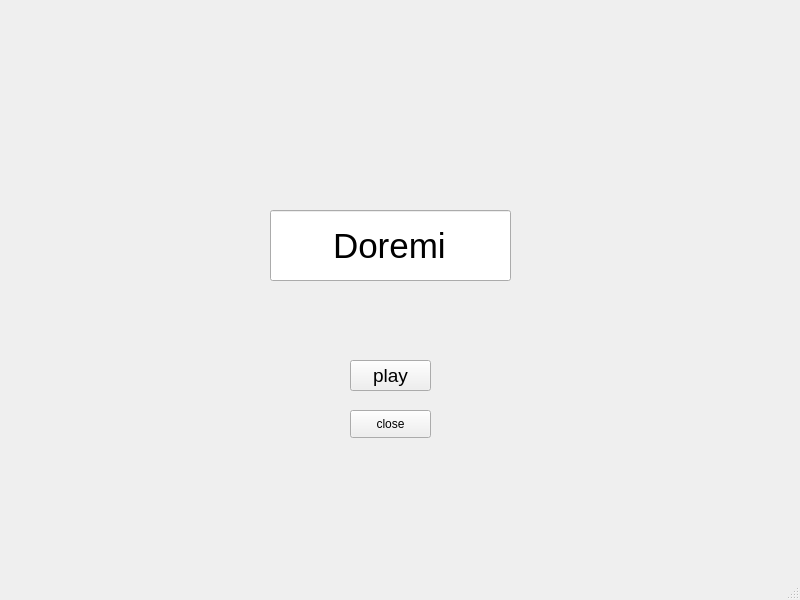
<?xml version="1.0" encoding="UTF-8"?>
<ui version="4.0">
 <class>MainWindow</class>
 <widget class="QMainWindow" name="MainWindow">
  <property name="geometry">
   <rect>
    <x>0</x>
    <y>0</y>
    <width>800</width>
    <height>600</height>
   </rect>
  </property>
  <property name="windowTitle">
   <string>MainWindow</string>
  </property>
  <widget class="QWidget" name="centralwidget">
   <widget class="QLineEdit" name="lineEdit">
    <property name="geometry">
     <rect>
      <x>270</x>
      <y>210</y>
      <width>241</width>
      <height>71</height>
     </rect>
    </property>
    <property name="font">
     <font>
      <pointsize>26</pointsize>
     </font>
    </property>
    <property name="text">
     <string>Doremi</string>
    </property>
    <property name="alignment">
     <set>Qt::AlignCenter</set>
    </property>
   </widget>
   <widget class="QPushButton" name="pushButton">
    <property name="geometry">
     <rect>
      <x>350</x>
      <y>360</y>
      <width>81</width>
      <height>31</height>
     </rect>
    </property>
    <property name="font">
     <font>
      <pointsize>14</pointsize>
     </font>
    </property>
    <property name="text">
     <string>play</string>
    </property>
   </widget>
   <widget class="QPushButton" name="pushButton_2">
    <property name="geometry">
     <rect>
      <x>350</x>
      <y>410</y>
      <width>81</width>
      <height>28</height>
     </rect>
    </property>
    <property name="text">
     <string>close</string>
    </property>
   </widget>
  </widget>
  <widget class="QMenuBar" name="menubar">
   <property name="geometry">
    <rect>
     <x>0</x>
     <y>0</y>
     <width>800</width>
     <height>25</height>
    </rect>
   </property>
  </widget>
  <widget class="QStatusBar" name="statusbar"/>
 </widget>
 <resources/>
 <connections/>
</ui>
